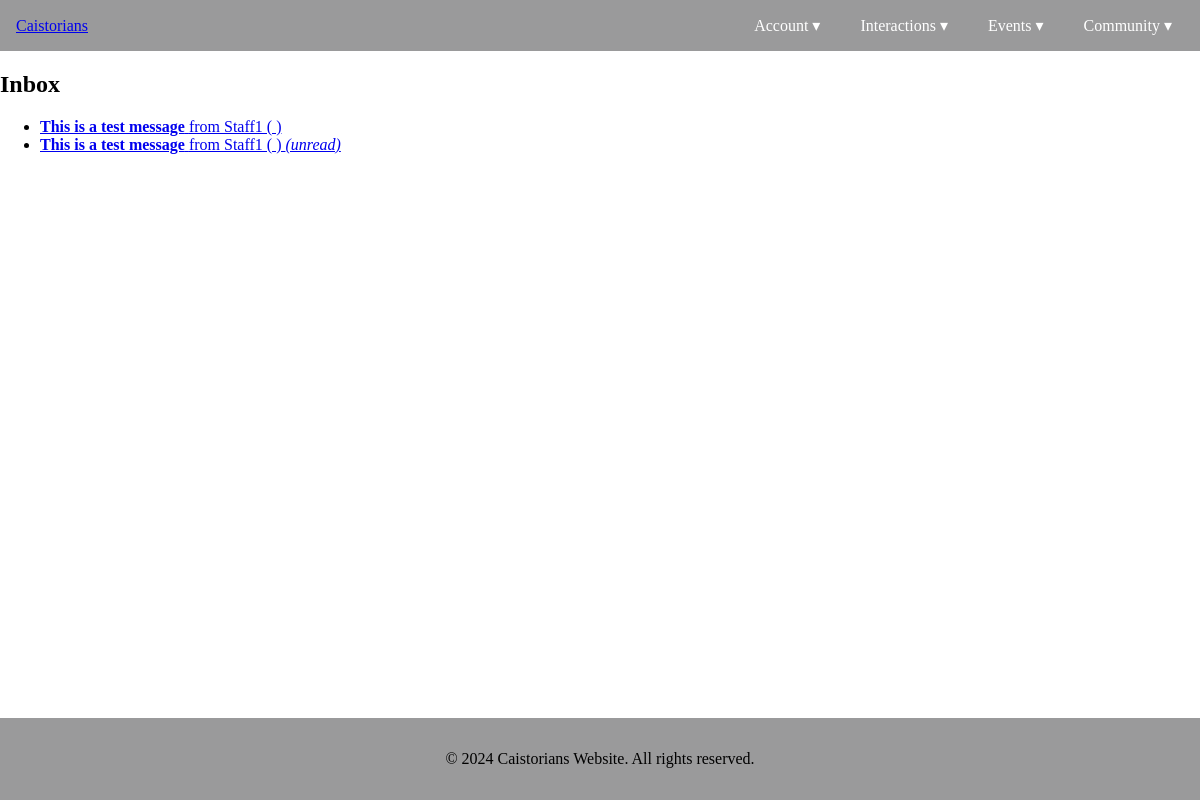
The page /interactions/inbox/ (signed in) on the database its author committed.
### interactions/models.py (models this page shows, shortened)
class Message(models.Model):
    sender = models.ForeignKey(
        settings.AUTH_USER_MODEL,
        on_delete=models.CASCADE,
        related_name="sent_messages"
    )
    recipient = models.ForeignKey(
        settings.AUTH_USER_MODEL,
        on_delete=models.CASCADE,
        related_name="received_messages"
    )
    subject = models.CharField(max_length=200)
    body = models.TextField()
    timestamp = models.DateTimeField(auto_now_add=True)
    is_read = models.BooleanField(default=False)
    class Meta:
        ordering = ["-timestamp"]

### Accounts/models.py (models this page shows)
class User(AbstractUser):
    school = models.ForeignKey(School, on_delete=models.CASCADE, related_name="users", null=True, blank=True)
    graduation_year = models.PositiveIntegerField(null=True, blank=True)
    occupation = models.CharField(max_length=100, blank=True)
    bio = models.TextField(blank=True)
    linkedin_url = models.URLField(blank=True)
    profile_picture = models.ImageField(upload_to='profile_pics/', blank=True, null=True)
    is_staff_account = models.BooleanField(default=False)
    is_superuser_account = models.BooleanField(default=False)
    is_student_account = models.BooleanField(default=False)
    def __str__(self):
        return f"{self.username} ({self.first_name} {self.last_name})"

### interactions/views.py (the view)
# urls.py: path("inbox/", views.inbox_view, name="inbox"),
@login_required
def inbox_view(request):
    messages = request.user.received_messages.all()
    return render(request, "interactions/inbox.html", {"messages": messages})

### interactions/templates/interactions/inbox.html
{% extends "Main/base.html" %}
{% block content %}
<h2>Inbox</h2>
<ul>
  {% for msg in messages %}
    <li>
      <a href="{% url 'interactions:detail' msg.id %}">
        <strong>{{ msg.subject }}</strong> from {{ msg.sender }}
        {% if not msg.is_read %}<em>(unread)</em>{% endif %}
      </a>
    </li>
  {% empty %}
    <li>No messages.</li>
  {% endfor %}
</ul>
{% endblock %}

### Main/static/Main/style.css (style rules this page uses)
body { display: flex; flex-direction: column; min-height: 100vh; margin: 0; padding: 0; }

### rows shown on the page
Message: subject "This is a test message", sender "Staff1 ( )"
Message: subject "This is a test message", sender "Staff1 ( )", is_read "(unread)"

### other values the page prints
{{ year|default:2024 }} "2024"
